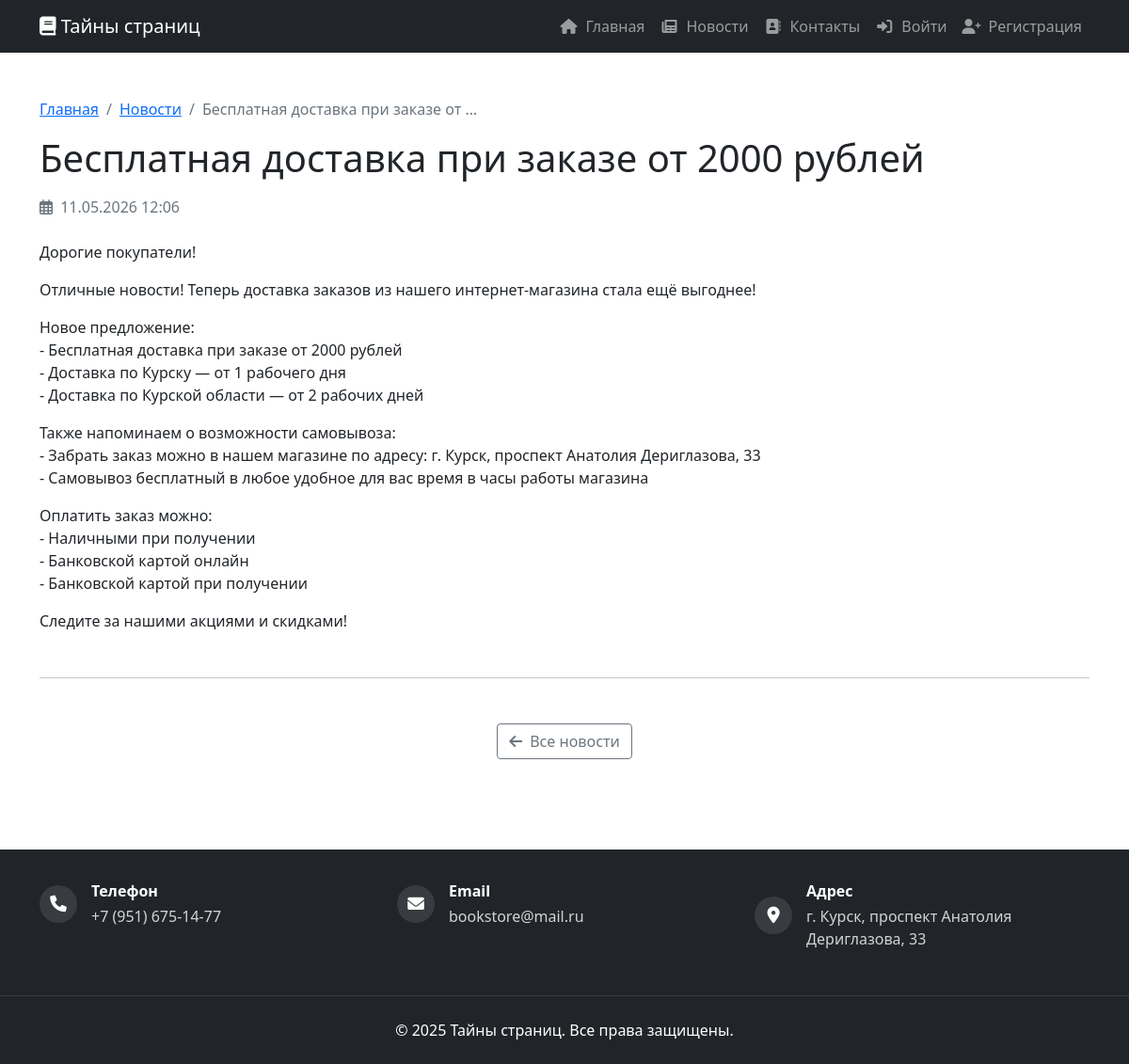
The app's page /news/besplatnaya-dostavka-pri-zakaze-ot-2000/, older data.
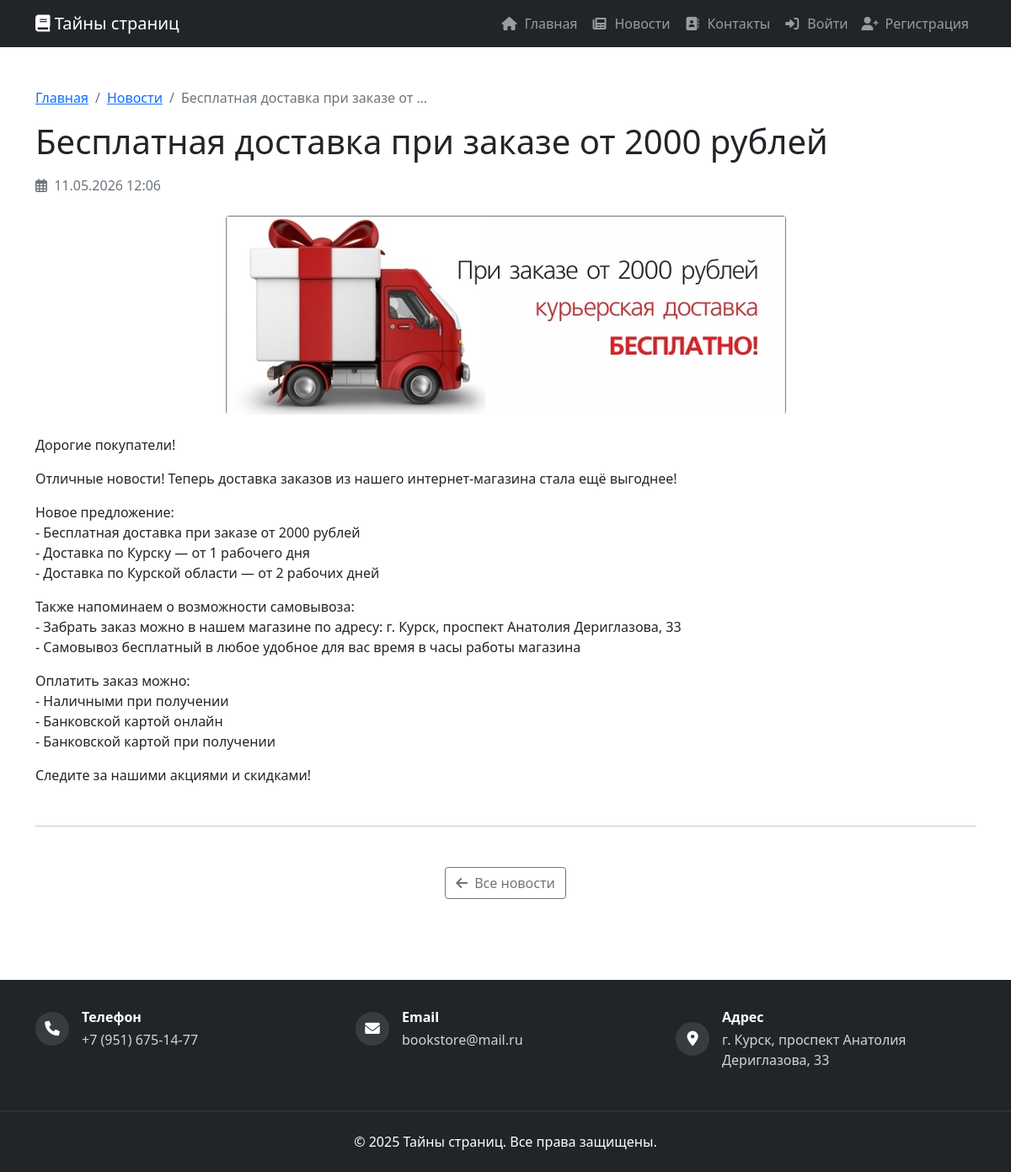
The same page, newer data.
### catalog/models.py (models this page shows, shortened)
class News(models.Model):
    title = models.CharField(max_length=200, verbose_name="Заголовок")
    slug = models.SlugField(max_length=200, unique=True, verbose_name="URL-имя")
    short_content = models.TextField(verbose_name="Краткое описание")
    content = models.TextField(verbose_name="Полное содержание")
    image = models.ImageField(upload_to='news/', verbose_name="Изображение", null=True, blank=True)
    is_published = models.BooleanField(default=True, verbose_name="Опубликовано")
    created_at = models.DateTimeField(auto_now_add=True, verbose_name="Дата создания")
    updated_at = models.DateTimeField(auto_now=True, verbose_name="Дата обновления")
    class Meta:
        verbose_name = "Новость"
        verbose_name_plural = "Новости"
        ordering = ['-created_at']

### catalog/views.py (the view)
# urls.py: path('news/<slug:slug>/', views.news_detail, name='news_detail'),
def news_detail(request, slug):
    news_item = get_object_or_404(News, slug=slug, is_published=True)
    return render(request, 'catalog/news_detail.html', {'news': news_item})

### catalog/templates/catalog/news_detail.html (shortened to what this page needs)
{% extends 'base.html' %}
{% block content %}
<div class="container py-5">
    <nav aria-label="breadcrumb" class="mb-3">
        <ol class="breadcrumb">
            <li class="breadcrumb-item"><a href="{% url 'home' %}">Главная</a></li>
            <li class="breadcrumb-item"><a href="{% url 'news_list' %}">Новости</a></li>
            <li class="breadcrumb-item active">{{ news.title|truncatewords:5 }}</li>
        </ol>
    </nav>
    <article class="news-detail">
        <h1 class="mb-3">{{ news.title }}</h1>
        <div class="text-muted mb-4">
            <i class="far fa-calendar-alt me-1"></i>
            {{ news.created_at|date:"d.m.Y H:i" }}
        </div>
        {% if news.image %}
        <div class="text-center mb-4">
            <img src="{{ news.image.url }}" class="img-fluid rounded" alt="{{ news.title }}" style="max-height: 500px;">
        </div>
        {% endif %}
        <div class="news-content">
            {{ news.content|linebreaks }}
        </div>
        <hr class="my-5">
        <div class="text-center">
            <a href="{% url 'news_list' %}" class="btn btn-outline-secondary">
                <i class="fas fa-arrow-left me-2"></i>Все новости
            </a>
        </div>
    </article>
</div>
{% endblock %}

Row changes from the older to the newer data that the page shows:
changed News "Бесплатная доставка при заказе от …": image empty → "news/news_6.jpg" (drawn); image: picture added
